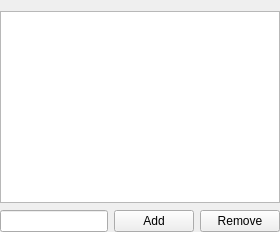
                  <widget class="QWidget" name="web_tab_bl">
                   <property name="autoFillBackground">
                    <bool>false</bool>
                   </property>
                   <property name="styleSheet">
                    <string notr="true"/>
                   </property>
                   <attribute name="title">
                    <string>Websites / Keywords</string>
                   </attribute>
                   <layout class="QGridLayout" name="gridLayout_7">
                    <property name="leftMargin">
                     <number>0</number>
                    </property>
                    <property name="rightMargin">
                     <number>0</number>
                    </property>
                    <property name="bottomMargin">
                     <number>0</number>
                    </property>
                    <property name="verticalSpacing">
                     <number>7</number>
                    </property>
                    <item row="1" column="3">
                     <widget class="QPushButton" name="blkLstRmv_btn1">
                      <property name="sizePolicy">
                       <sizepolicy hsizetype="Maximum" vsizetype="Fixed">
                        <horstretch>0</horstretch>
                        <verstretch>0</verstretch>
                       </sizepolicy>
                      </property>
                      <property name="font">
                       <font>
                        <family>Arial</family>
                       </font>
                      </property>
                      <property name="cursor">
                       <cursorShape>PointingHandCursor</cursorShape>
                      </property>
                      <property name="text">
                       <string>Remove</string>
                      </property>
                      <property name="shortcut">
                       <string>Del</string>
                      </property>
                     </widget>
                    </item>
                    <item row="1" column="2">
                     <widget class="QPushButton" name="blkLstAdd_btn1">
                      <property name="sizePolicy">
                       <sizepolicy hsizetype="Maximum" vsizetype="Fixed">
                        <horstretch>0</horstretch>
                        <verstretch>0</verstretch>
                       </sizepolicy>
                      </property>
                      <property name="font">
                       <font>
                        <family>Arial</family>
                       </font>
                      </property>
                      <property name="cursor">
                       <cursorShape>PointingHandCursor</cursorShape>
                      </property>
                      <property name="text">
                       <string>Add</string>
                      </property>
                      <property name="shortcut">
                       <string>Return</string>
                      </property>
                     </widget>
                    </item>
                    <item row="1" column="0" colspan="2">
                     <widget class="QLineEdit" name="blkLst_lineEdit">
                      <property name="sizePolicy">
                       <sizepolicy hsizetype="Minimum" vsizetype="Fixed">
                        <horstretch>0</horstretch>
                        <verstretch>0</verstretch>
                       </sizepolicy>
                      </property>
                      <property name="cursorMoveStyle">
                       <enum>Qt::LogicalMoveStyle</enum>
                      </property>
                     </widget>
                    </item>
                    <item row="0" column="0" colspan="4">
                     <widget class="QListWidget" name="listWidget"/>
                    </item>
                   </layout>
                  </widget>
